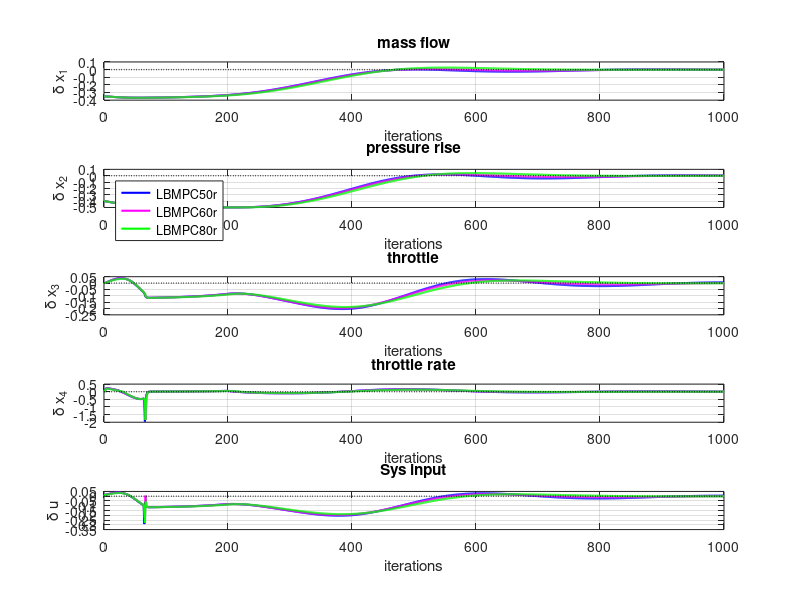

MATLAB code for this plot:
close all;
addpath('./data/')
%% Load data
LBMPC50r=load('LBMPC_N50_sys_newP_newpoly_k1cons.mat');
LBMPC60r=load('LBMPC_N60_sys_newP_newpoly_k1cons.mat');
LBMPC80r=load('LBMPC_N80_sys_newP_newpoly_k1cons.mat');

%% Plot
iterations=size(LBMPC80r.sysH,2)-1;

figure;
subplot(5,1,1);
plot(0:iterations, LBMPC50r.sysH(1,:),'Linewidth',1.5,'Color','b'); hold on;
plot(0:iterations, LBMPC60r.sysH(1,:),'Linewidth',1.5,'Color','m'); hold on;
plot(0:iterations,LBMPC80r.sysH(1,:),'Linewidth',1.5,'Color','g'); hold on;
plot(0:iterations,0*(0:iterations),'Linewidth',1,'LineStyle',':','Color','k'); 
grid on;
xlabel('iterations');
ylabel('\delta x_1');
title('mass flow');


subplot(5,1,2);
plot(0:iterations, LBMPC50r.sysH(2,:),'Linewidth',1.5,'Color','b'); hold on;
plot(0:iterations, LBMPC60r.sysH(2,:),'Linewidth',1.5,'Color','m'); hold on;
plot(0:iterations, LBMPC80r.sysH(2,:),'Linewidth',1.5,'Color','g'); hold on;
plot(0:iterations,0*(0:iterations),'Linewidth',1,'LineStyle',':','Color','k'); 
grid on;
xlabel('iterations');
ylabel('\delta x_2');
title('pressure rise');
legend({'LBMPC50r' 'LBMPC60r','LBMPC80r'},'Location','northwest')

subplot(5,1,3);
plot(0:iterations, LBMPC50r.sysH(3,:),'Linewidth',1.5,'Color','b'); hold on;
plot(0:iterations, LBMPC60r.sysH(3,:),'Linewidth',1.5,'Color','m'); hold on;
plot(0:iterations,LBMPC80r.sysH(3,:),'Linewidth',1.5,'Color','g'); hold on;
plot(0:iterations,0*(0:iterations),'Linewidth',1,'LineStyle',':','Color','k'); 
grid on;
xlabel('iterations');
ylabel('\delta x_3');
title('throttle');

subplot(5,1,4);
plot(0:iterations, LBMPC50r.sysH(4,:),'Linewidth',1.5,'Color','b'); hold on;
plot(0:iterations, LBMPC60r.sysH(4,:),'Linewidth',1.5,'Color','m'); hold on;
plot(0:iterations,LBMPC80r.sysH(4,:),'Linewidth',1.5,'Color','g'); hold on;
plot(0:iterations,0*(0:iterations),'Linewidth',1,'LineStyle',':','Color','k'); 
grid on;
xlabel('iterations');
ylabel('\delta x_4');
title('throttle rate');

subplot(5,1,5);
plot(0:iterations, LBMPC50r.sysH(5,:),'Linewidth',1.5,'Color','b'); hold on;
plot(0:iterations, LBMPC60r.sysH(5,:),'Linewidth',1.5,'Color','m'); hold on;
plot(0:iterations,LBMPC80r.sysH(5,:),'Linewidth',1.5,'Color','g'); hold on;
plot(0:iterations,0*(0:iterations),'Linewidth',1,'LineStyle',':','Color','k'); 
grid on;
xlabel('iterations');
ylabel('\delta u');
title('Sys input');
